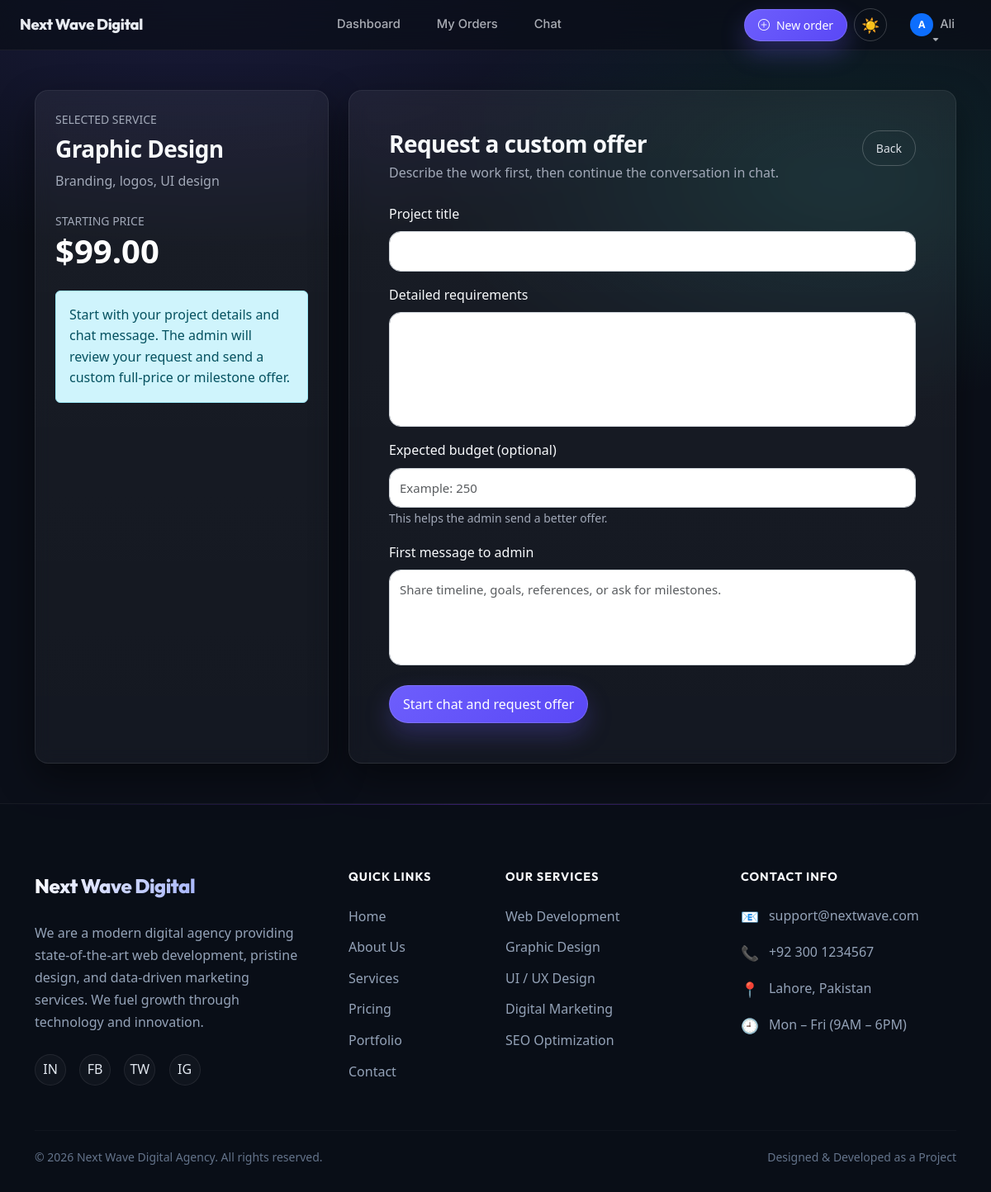
Screenshot of /user/order-service.php?id=2 (signed in) with the database file from the repository.
### tables this page shows
CREATE TABLE services (
    id INT AUTO_INCREMENT PRIMARY KEY,
    title VARCHAR(150) NOT NULL,
    short_description TEXT NOT NULL,
    image VARCHAR(255),
    price DECIMAL(10,2) NOT NULL DEFAULT 0,
    status ENUM('active','inactive') DEFAULT 'active',
    created_at TIMESTAMP DEFAULT CURRENT_TIMESTAMP
);

### user/order-service.php (the view, shortened to what this page needs)
<?php
require_once "../includes/db.php";
$service_id = isset($_GET['id']) ? (int) $_GET['id'] : 0;
$stmt = mysqli_prepare($conn, "SELECT * FROM services WHERE id = ?");
mysqli_stmt_bind_param($stmt, "i", $service_id);
mysqli_stmt_execute($stmt);
$service = mysqli_fetch_assoc(mysqli_stmt_get_result($stmt));
?>
<?php require_once "../includes/header.php"; ?>
<div class="premium-wrapper">
    <section class="premium-section py-4 py-md-5">
        <div class="container">
            <div class="row g-4">
                <div class="col-lg-4">
                    <div class="glass-card p-4 h-100">
                        <div class="text-secondary small text-uppercase mb-2">Selected service</div>
                        <h3 class="fw-bold mb-2"><?php echo htmlspecialchars($service['title']); ?></h3>
                        <p class="text-muted mb-4"><?php echo htmlspecialchars($service['short_description']); ?></p>
                        <div class="mb-4">
                            <div class="text-secondary small text-uppercase">Starting price</div>
                            <div class="display-6 fw-bold text-white">$<?php echo number_format($service['price'], 2); ?></div>
                        </div>
                        <div class="alert alert-info mb-0">
                            Start with your project details and chat message. The admin will review your request and send a custom full-price or milestone offer.
                        </div>
                    </div>
                </div>
                <div class="col-lg-8">
                    <div class="glass-card p-4 p-md-5">
                        <div class="d-flex justify-content-between align-items-start mb-4">
                            <div>
                                <h3 class="fw-bold mb-1">Request a custom offer</h3>
                                <p class="text-secondary mb-0">Describe the work first, then continue the conversation in chat.</p>
                            </div>
                            <a href="services.php" class="btn btn-outline-light btn-sm">Back</a>
                        </div>
                        <form method="POST">
                            <div class="mb-3">
                                <label class="form-label">Project title</label>
                                <input type="text" name="short_desc" class="form-control" required value="<?php echo htmlspecialchars($_POST['short_desc'] ?? ''); ?>">
                            </div>
                            <div class="mb-3">
                                <label class="form-label">Detailed requirements</label>
                                <textarea name="detailed_desc" class="form-control" rows="5" required><?php echo htmlspecialchars($_POST['detailed_desc'] ?? ''); ?></textarea>
                            </div>
                            <div class="mb-3">
                                <label class="form-label">Expected budget (optional)</label>
                                <input type="number" step="0.01" min="0" name="client_budget" class="form-control" placeholder="Example: 250" value="<?php echo htmlspecialchars($_POST['client_budget'] ?? ''); ?>">
                                <small class="text-muted">This helps the admin send a better offer.</small>
                            </div>
                            <div class="mb-4">
                                <label class="form-label">First message to admin</label>
                                <textarea name="message" class="form-control" rows="4" placeholder="Share timeline, goals, references, or ask for milestones." required><?php echo htmlspecialchars($_POST['message'] ?? ''); ?></textarea>
                            </div>
                            <button class="btn btn-primary">Start chat and request offer</button>
                        </form>
                    </div>
                </div>
            </div>
        </div>
    </section>
</div>
<?php require_once "../includes/footer.php"; ?>

### assets/css/style.css (style rules this page uses)
* { margin: 0; padding: 0; box-sizing: border-box; }
body { font-family: "Segoe UI", Tahoma, Geneva, Verdana, sans-serif; background-color: #f4f6f9; color: #333; line-height: 1.6; }
a { text-decoration: none; transition: all 0.3s ease; }
.text-muted { color: #94a3b8 !important; }
.text-secondary { color: #94a3b8 !important; }
.btn { border-radius: 6px; padding: 10px 16px; font-weight: 500; }
.btn-primary { background: linear-gradient(135deg, #0d6efd, #084298); border: none; }
.form-control { border-radius: 6px; padding: 10px 12px; border: 1px solid #ced4da; }
label { font-weight: 500; margin-bottom: 6px; }
section { padding-top: 80px; padding-bottom: 80px; }
h1, h2, h3 { letter-spacing: -0.5px; }
p { line-height: 1.7; }
.glass-card { background: rgba(255, 255, 255, 0.03); border: 1px solid rgba(255, 255, 255, 0.05); box-shadow: 0 8px 32px 0 rgba(0, 0, 0, 0.3); backdrop-filter: blur(10px); -webkit-backdrop-filter: blur(10px); border-radius: 16px; color: #f8fafc; transition: all 0.3s ease; }

### assets/css/guest.css (style rules this page uses)
.form-control { border-radius: 12px; padding: 12px; font-size: 15px; }
textarea.form-control { resize: none; }

### assets/css/user-modern.css (style rules this page uses)
:root { --u-bg: #0b0f19; --u-surface: rgba(255, 255, 255, 0.06); --u-surface-2: rgba(255, 255, 255, 0.08); --u-border: rgba(255, 255, 255, 0.10); --u-text: #e7eaf0; --u-muted: #a2a9b8; --u-accent: #6d5efc; --u-accent-2: #2dd4bf; --u-danger: #ef4444; --u-radius: 16px; --u-radius-lg: 22px; --u-shadow: 0 18px 45px rgba(0, 0, 0, 0.45); }
body.is-auth { background: radial-gradient(1200px 500px at 20% 0%, rgba(109, 94, 252, 0.14), transparent 60%), radial-gradient(900px 500px at 85% 15%, rgba(45, 212, 191, 0.12), transparent 55%), var(--u-bg); color: var(--u-text); }
body.is-auth .premium-wrapper, body.is-auth .index-page-wrapper { background: transparent !important; }
body.is-auth h1, body.is-auth h2, body.is-auth h3, body.is-auth h4, body.is-auth h5, body.is-auth h6 { letter-spacing: -0.02em; }
body.is-auth .text-secondary, body.is-auth .text-muted { color: var(--u-muted) !important; }
body.is-auth section { padding-top: 64px; padding-bottom: 64px; }
body.is-auth .glass-card, body.is-auth .card { background: linear-gradient(180deg, rgba(255, 255, 255, 0.06), rgba(255, 255, 255, 0.04)) !important; border: 1px solid rgba(255, 255, 255, 0.08) !important; border-radius: var(--u-radius) !important; box-shadow: var(--u-shadow); }
body.is-auth .btn, body.is-auth .btn-premium, body.is-auth .btn-nav-cta { border-radius: 999px; }
body.is-auth .btn-primary { background: linear-gradient(135deg, rgba(109, 94, 252, 1), rgba(90, 72, 246, 1)); border: 1px solid rgba(255, 255, 255, 0.14); box-shadow: 0 14px 30px rgba(109, 94, 252, 0.26); }
body.is-auth .btn-outline-light { border-color: rgba(255, 255, 255, 0.22); color: rgba(231, 234, 240, 0.95); }
body.is-auth .form-control, body.is-auth .form-control-dark { border-radius: 14px !important; }

### rows the page displays
services: title "Graphic Design", short_description "Branding, logos, UI design", price "99.00"

### other values shown
substr(htmlspecialchars($userName), 0, 1) "A"
$userName "Ali"
